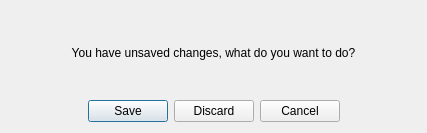
<?xml version="1.0" encoding="UTF-8"?>
<ui version="4.0">
 <class>SaveDialog</class>
 <widget class="QDialog" name="SaveDialog">
  <property name="geometry">
   <rect>
    <x>0</x>
    <y>0</y>
    <width>427</width>
    <height>133</height>
   </rect>
  </property>
  <property name="windowTitle">
   <string>Save changes</string>
  </property>
  <layout class="QVBoxLayout" name="verticalLayout">
   <item>
    <widget class="QLabel" name="TextLabel">
     <property name="font">
      <font>
       <pointsize>9</pointsize>
      </font>
     </property>
     <property name="text">
      <string>You have unsaved changes, what do you want to do?</string>
     </property>
     <property name="alignment">
      <set>Qt::AlignCenter</set>
     </property>
    </widget>
   </item>
   <item>
    <widget class="QDialogButtonBox" name="buttonBox">
     <property name="orientation">
      <enum>Qt::Horizontal</enum>
     </property>
     <property name="standardButtons">
      <set>QDialogButtonBox::Cancel|QDialogButtonBox::Discard|QDialogButtonBox::Save</set>
     </property>
     <property name="centerButtons">
      <bool>true</bool>
     </property>
    </widget>
   </item>
  </layout>
 </widget>
 <resources/>
 <connections>
  <connection>
   <sender>buttonBox</sender>
   <signal>accepted()</signal>
   <receiver>SaveDialog</receiver>
   <slot>accept()</slot>
   <hints>
    <hint type="sourcelabel">
     <x>248</x>
     <y>254</y>
    </hint>
    <hint type="destinationlabel">
     <x>157</x>
     <y>274</y>
    </hint>
   </hints>
  </connection>
  <connection>
   <sender>buttonBox</sender>
   <signal>rejected()</signal>
   <receiver>SaveDialog</receiver>
   <slot>reject()</slot>
   <hints>
    <hint type="sourcelabel">
     <x>316</x>
     <y>260</y>
    </hint>
    <hint type="destinationlabel">
     <x>286</x>
     <y>274</y>
    </hint>
   </hints>
  </connection>
 </connections>
</ui>
